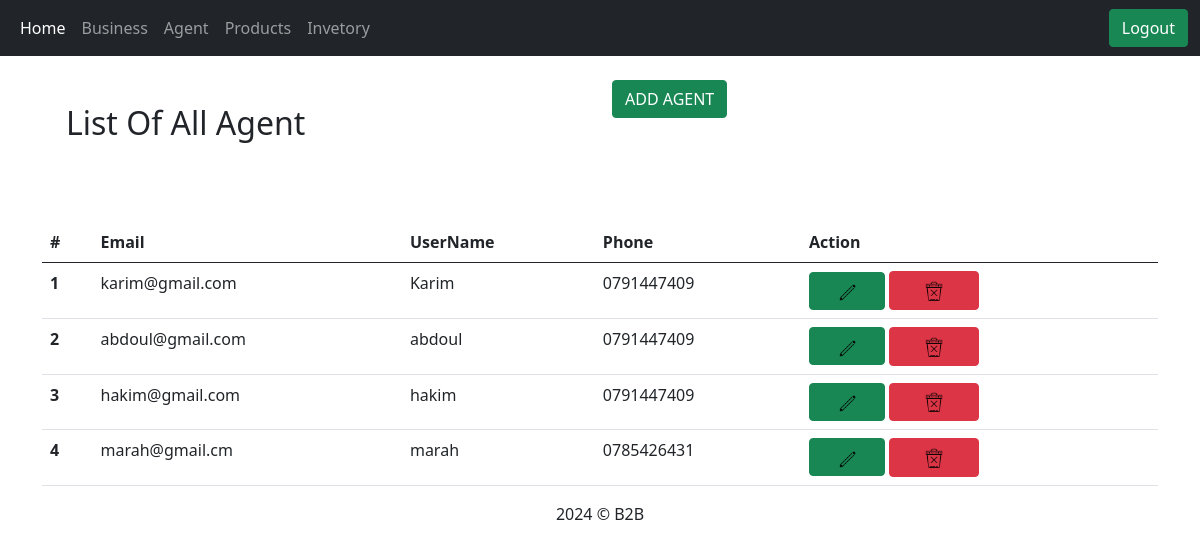
Before: /agent.php (signed in) with the older database file.
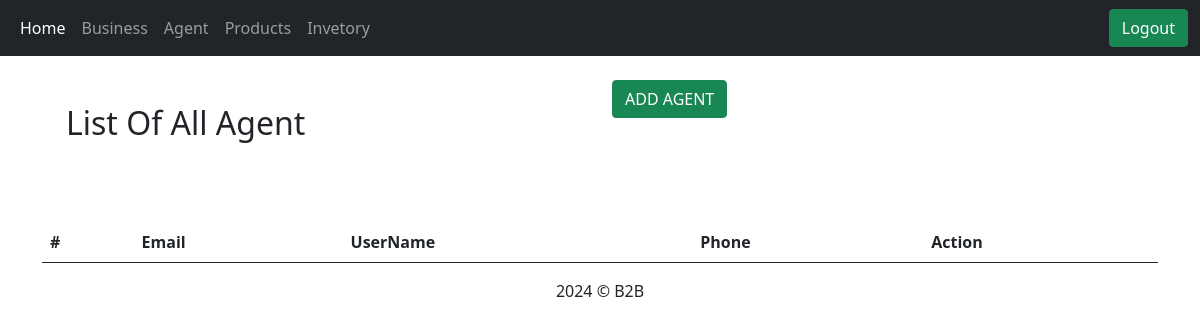
After: the same page with the newer database file.
### tables this page shows
CREATE TABLE `Users` (
  `id` int(11) NOT NULL,
  `email` text NOT NULL,
  `username` varchar(255) NOT NULL,
  `password` varchar(255) NOT NULL,
  `phone` text DEFAULT NULL,
  `accountType` tinyint(1) NOT NULL
);

### request/showAgent.php (the view, shortened to what this page needs)
<?php
function getAgent($db){
    $getAgent = "select * from  Users where accountType='0' ";
    $run_getAgent = mysqli_query($db, $getAgent);
    $p = 1;
    while ($row_getAgent = mysqli_fetch_assoc($run_getAgent)) {
        $Id = $row_getAgent['id'];
        $email = $row_getAgent['email'];
        $username = $row_getAgent['username'];
        $phone = $row_getAgent['phone'];
        echo '
            <tr class="tbl_tr">
            <th scope="row">'.$p.'</th>
            <td>'.$email.'</td>
            <td>'.$username.'</td>
            <td>'.$phone.'</td>
            <td>
             <a href="./agent.php?action=edit-agent&page=Agent&id='.$Id.'" class="btn btn-success">
             <img id="" value="" class="side_logo" src="./public/icon/icons8-edit-50.png" alt="">
             </a>
             <a href="../routes/edit_user.php?delAgent_ID='.$Id.'" class="btn btn-danger">
             <img id="" value="" class="side_logo" src="./public/icon/icons8-delete-bin-64.png" alt="">
             </a>
             </td>
          </tr>
    ';
        $p ++;
    }
}

Changed rows visible on the page:
removed users: email "karim@gmail.com", username "Karim", phone "0791447409"
removed users: email "abdoul@gmail.com", username "abdoul", phone "0791447409"
removed users: email "hakim@gmail.com", username "hakim", phone "0791447409"
removed users: email "marah@gmail.cm", username "marah", phone "0785426431"
